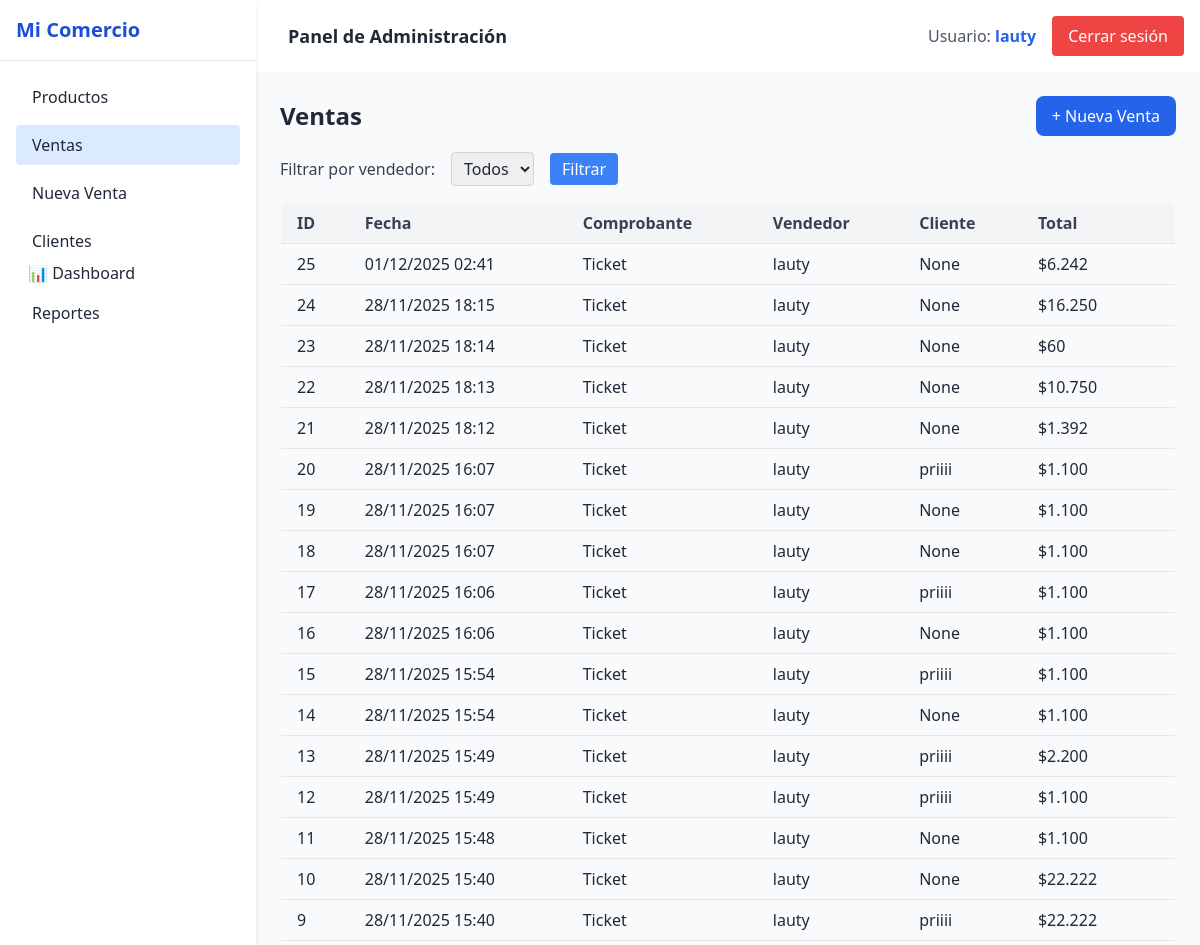
The app's page /ventas/ (signed in, upper part), older data.
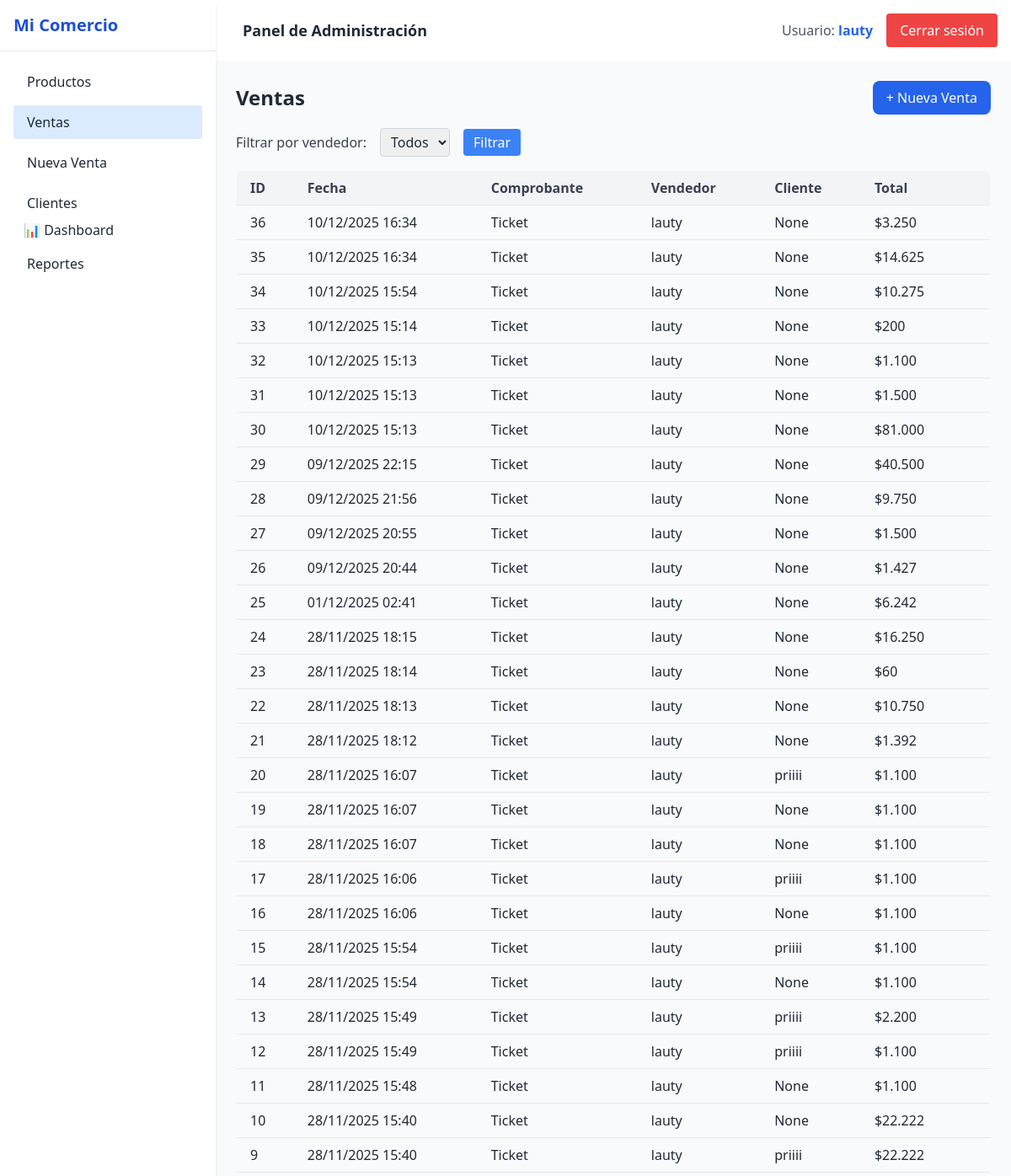
The same page, newer data.
### usuarios/models.py (models this page shows, shortened)
class Usuario(AbstractUser):
    empresa = models.ForeignKey(Empresa, on_delete=models.CASCADE, null=True, blank=True)

### ventas/models.py (models this page shows, shortened)
class Venta(models.Model):
    fecha = models.DateTimeField(default=timezone.now)
    cliente = models.ForeignKey(Cliente, on_delete=models.SET_NULL, null=True, blank=True)
    total = models.DecimalField(max_digits=10, decimal_places=2, default=0)
    usuario = models.ForeignKey(Usuario, on_delete=models.SET_NULL, null=True)
    empresa = models.ForeignKey(Empresa, on_delete=models.CASCADE)
    cuenta_corriente = models.BooleanField(default=False)
    tipo_comprobante = models.CharField(
        max_length=20,
        choices=TIPO_COMPROBANTE_CHOICES,
        default='ticket'
    )
    numero_empresa = models.PositiveIntegerField(default=1)
    TIPO_PAGO_CHOICES = [
        ('EF', 'Efectivo'),
        ('MP', 'QR (Mercado Pago)'),
        ('DN', 'QR (Cuenta DNI)'),
        ('TJ', 'Tarjeta'),
        ('TR', 'Transferencia'),
    ]
    tipo_pago = models.CharField(
        max_length=2,
        choices=TIPO_PAGO_CHOICES,
        default='EF'
    )

class Cliente(models.Model):
    nombre = models.CharField(max_length=100)
    cuit = models.CharField(max_length=20, blank=True, null=True)
    direccion = models.CharField(max_length=200, blank=True, null=True)
    saldo = models.DecimalField(default=0, max_digits=10, decimal_places=2)
    cuenta_corriente = models.BooleanField(default=True)
    condicion_iva = models.CharField(max_length=50, choices=[
        ('RI', 'Responsable Inscripto'),
        ('MT', 'Monotributista'),
        ('CF', 'Consumidor Final'),
        ('EX', 'Exento'),
    ], default='CF')
    empresa = models.ForeignKey(Empresa, on_delete=models.CASCADE)
    def __str__(self):
        return self.nombre

### ventas/views.py (the view)
# urls.py: path('', views.lista_ventas, name='lista_ventas'),
@login_required
def lista_ventas(request):
    ventas = Venta.objects.filter(empresa=request.user.empresa).order_by('-fecha')
    usuario_id = request.GET.get('usuario')
    if usuario_id:
        ventas = ventas.filter(usuario_id=usuario_id)
    Usuario = get_user_model()
    usuarios = Usuario.objects.filter(empresa=request.user.empresa)
    return render(request, 'ventas/lista_ventas.html', {
        'ventas': ventas,
        'usuarios': usuarios,
        'usuario_seleccionado': usuario_id,
    })

### productos/templatetags/custom_filters.py (called while the page is built)
@register.filter
def formato_precio(value):
    if value is None:
        return ''
    try:
        value = float(value)
    except:
        return value
    if value.is_integer():
        return f"{int(value):,}".replace(",", ".")
    valor_str = f"{value}"
    entero, decimal = valor_str.split(".")
    entero = f"{int(entero):,}".replace(",", ".")
    decimal = decimal.rstrip("0")
    return f"{entero},{decimal}"

### ventas/templates/ventas/lista_ventas.html (shortened to what this page needs)
{% extends 'base.html' %}
{% load custom_filters %}
{% block content %}
<div class="flex items-center justify-between mb-4">
    <h2 class="text-2xl font-bold text-gray-800">Ventas</h2>
    <a href="{% url 'nueva_venta' %}" class="bg-blue-600 text-white px-4 py-2 rounded-lg hover:bg-blue-700">
        + Nueva Venta
    </a>
</div>
<form method="get" class="mb-4 flex items-center space-x-4">
    <label for="usuario" class="text-gray-700">Filtrar por vendedor:</label>
    <select name="usuario" id="usuario" class="border border-gray-300 rounded px-2 py-1">
        <option value="">Todos</option>
    </select>
    <button type="submit" class="bg-blue-500 text-white px-3 py-1 rounded hover:bg-blue-600">
        Filtrar
    </button>
</form>
{% if ventas %}
<div class="overflow-x-auto">
    <table class="w-full table-auto border border-gray-200 shadow-md rounded-lg overflow-hidden">
        <thead class="bg-gray-100 text-gray-700">
            <tr>
                <th class="px-4 py-2 text-left">ID</th>
                <th class="px-4 py-2 text-left">Fecha</th>
                <th class="px-4 py-2 text-left">Comprobante</th>
                <th class="px-4 py-2 text-left">Vendedor</th>
                <th class="px-4 py-2 text-left">Cliente</th>
                <th class="px-4 py-2 text-left">Total</th>
            </tr>
        </thead>
        <tbody>
            {% for v in ventas %}
            <tr class="border-t border-gray-200 hover:bg-gray-50">
                <td class="px-4 py-2">
                    <a href="{% url 'detalle_venta' v.id %}" class="block w-full h-full">
                        {{ v.numero_empresa }}
                    </a>
                </td>
                <td class="px-4 py-2">
                    <a href="{% url 'detalle_venta' v.id %}" class="block w-full h-full">
                        {{ v.fecha|date:"d/m/Y H:i" }}
                    </a>
                </td>
                <td class="px-4 py-2">
                    {% if v.tipo_comprobante == "factura_afip" %}
                      Factura AFIP
                    {% else %}
                      Ticket
                    {% endif %}
                  </td>
                <td class="px-4 py-2">
                    <a href="{% url 'detalle_venta' v.id %}" class="block w-full h-full">
                        {{ v.usuario.get_full_name|default:v.usuario.username }}
                    </a>
                </td>
                <td class="px-4 py-2">
                    <a href="{% url 'detalle_venta' v.id %}" class="block w-full h-full">
                        {{ v.cliente }}
                    </a>
                </td>
                <td class="px-4 py-2">
                    <a href="{% url 'detalle_venta' v.id %}" class="block w-full h-full">
                        ${{ v.total|floatformat:0|formato_precio }}
                    </a>
                </td>
            </tr>
            {% endfor %}
        </tbody>
    </table>
</div>
{% else %}
<p class="text-gray-600 mt-4">No hay ventas registradas.</p>
{% endif %}
{% endblock %}

### templates/base.html (shortened to what this page needs)
<!DOCTYPE html>
<html lang="es">
<head>
    <script src="https://cdn.tailwindcss.com"></script>
</head>
<body class="bg-gray-100 min-h-screen text-gray-800" x-data="{ open: false }">
    <div class="flex">
        <aside x-cloak
            class="w-64 bg-white h-screen shadow-md fixed top-0 left-0 z-30 transform transition-transform duration-300 ease-in-out"
            :class="open ? 'translate-x-0' : '-translate-x-full md:translate-x-0'">
            <div class="p-4 text-xl font-bold text-blue-700 border-b border-gray-200">
                Mi Comercio
            </div>
            <nav class="p-4 space-y-2">
                <a href="{% url 'lista_productos' %}"
                    class="block py-2 px-4 rounded hover:bg-blue-100 {% if request.path == '/productos/' %}bg-blue-100{% endif %}">Productos</a>
                <a href="{% url 'lista_ventas' %}"
                    class="block py-2 px-4 rounded hover:bg-blue-100 {% if request.path == '/ventas/' %}bg-blue-100{% endif %}">Ventas</a>
                <a href="{% url 'nueva_venta' %}"
                    class="block py-2 px-4 rounded hover:bg-blue-100 {% if request.path == '/ventas/nueva/' %}bg-blue-100{% endif %}">Nueva
                    Venta</a>
                <a href="{% url 'lista_clientes' %}"
                    class="block py-2 px-4 rounded hover:bg-blue-100 {% if request.path == '/ventas/lista_clientes/' %}bg-blue-100{% endif %}">Clientes</a>
                <a href="{% url 'dashboard' %}" class="px-3 py-2 hover:bg-gray-200 rounded">📊 Dashboard</a>
                <a href="{% url 'reporte_diario' %}"
                    class="block py-2 px-4 rounded hover:bg-blue-100 {% if request.path == '/reportes/diario/' %}bg-blue-100{% endif %}">
                    Reportes</a>
            </nav>
        </aside>
        <div class="flex-1 min-h-screen flex flex-col ml-0 md:ml-64">
            <header class="bg-white shadow p-4 flex justify-between items-center">
                <div class="flex items-center space-x-4">
                    <div class="text-lg font-semibold">
                        {% block header %}Panel de Administración{% endblock %}
                    </div>
                </div>
                <div class="flex items-center space-x-4">
                    {% if user.is_authenticated %}
                    <span class="text-gray-600">Usuario: <strong class="text-blue-600">{{ user.username }}</strong></span>
                    <form method="post" action="{% url 'logout' %}">
                        <button type="submit"
                            class="bg-red-500 text-white px-4 py-2 rounded hover:bg-red-600 transition">
                            Cerrar sesión
                        </button>
                    </form>
                    {% else %}
                    <a href="{% url 'login' %}"
                        class="bg-blue-500 text-white px-4 py-2 rounded hover:bg-blue-600 transition">
                        Iniciar sesión
                    </a>
                    {% endif %}
                </div>
            </header>
            <main class="p-6 flex-1 bg-gray-50">
                {% block content %}{% endblock %}
            </main>
        </div>
    </div>
</body>
</html>

Row changes from the older to the newer data that the page shows:
added Venta: numero_empresa "36", fecha "10/12/2025 16:34", tipo_comprobante "Ticket", usuario.get_full_name "lauty", cliente "None", total "3.250"
added Venta: numero_empresa "35", fecha "10/12/2025 16:34", tipo_comprobante "Ticket", usuario.get_full_name "lauty", cliente "None", total "14.625"
added Venta: numero_empresa "34", fecha "10/12/2025 15:54", tipo_comprobante "Ticket", usuario.get_full_name "lauty", cliente "None", total "10.275"
added Venta: numero_empresa "33", fecha "10/12/2025 15:14", tipo_comprobante "Ticket", usuario.get_full_name "lauty", cliente "None", total "200"
added Venta: numero_empresa "32", fecha "10/12/2025 15:13", tipo_comprobante "Ticket", usuario.get_full_name "lauty", cliente "None", total "1.100"
added Venta: numero_empresa "31", fecha "10/12/2025 15:13", tipo_comprobante "Ticket", usuario.get_full_name "lauty", cliente "None", total "1.500"
added Venta: numero_empresa "30", fecha "10/12/2025 15:13", tipo_comprobante "Ticket", usuario.get_full_name "lauty", cliente "None", total "81.000"
added Venta: numero_empresa "29", fecha "09/12/2025 22:15", tipo_comprobante "Ticket", usuario.get_full_name "lauty", cliente "None", total "40.500"
added Venta: numero_empresa "28", fecha "09/12/2025 21:56", tipo_comprobante "Ticket", usuario.get_full_name "lauty", cliente "None", total "9.750"
added Venta: numero_empresa "27", fecha "09/12/2025 20:55", tipo_comprobante "Ticket", usuario.get_full_name "lauty", cliente "None", total "1.500"
added Venta: numero_empresa "26", fecha "09/12/2025 20:44", tipo_comprobante "Ticket", usuario.get_full_name "lauty", cliente "None", total "1.427"
